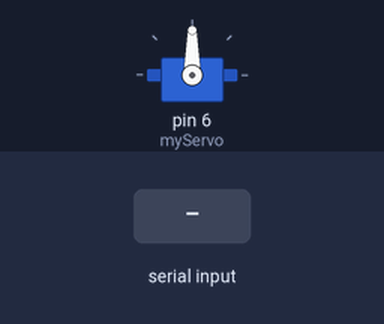
Bench run of a sketch on a simulated Arduino Uno, built with avr-gcc and run on an emulated ATmega328P. Parts: servo. The inputs (shaded band) are chosen by the test bench. What the sketch prints to the serial monitor is not drawn.

Above: at 1.2 s.
1.3 s: "30,150\n" received over Serial
At 3.5 s:
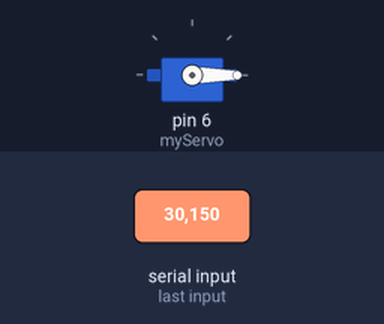
3.8 s: "90,45\n" received over Serial
At 4.1 s:
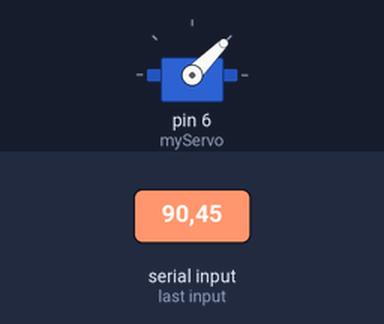
6.3 s: "200\n" received over Serial
At 6.7 s:
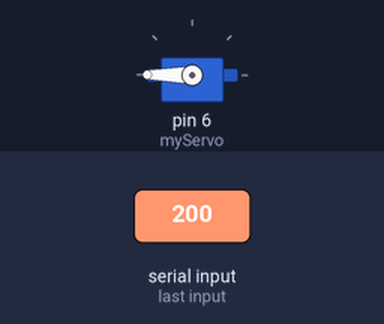
Timing chart, 0 to 9.3 s (numbered marks = the images above; inputs shaded):
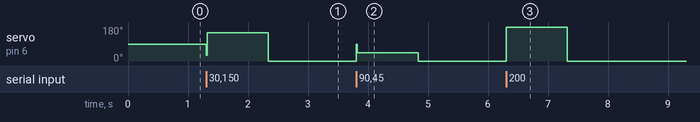

The sketch:

sketch_sep5a.ino
```cpp
/* 舵机相关函数：
   Servo.attach(pin)   告知Arduino舵机的数据线连接在哪一个引脚上
   Servo.write(0-180)  将舵机轴旋转到相应的角度位置
   Servo.read()        获取当前舵机轴角度信息
   Servo.attached()    检查某一个舵机对象是否连接在开发板引脚上，判断舵机参数是否已发送到舵机所在接口
   Servo.deattach()    将舵机对象与Arduino开发板断开连接，该接口（9或者10接口）可继续被用作PWM接口
*/

/*方法一：使用Arduino自带的Servo函数及其语句
#include<Servo.h>//库头文件
int pos=0;   //定义角度存储器
Servo servo_3;  //定义舵机引脚名

void setup()
{
  servo_3.attach(3,500,2500);  //定义引脚，后的500和2500可省略
}

void loop()
{
  //以1度的步长将舵机从0度扫描到180度
  for(pos=0;pos<=180;pos+=1)
  {//告诉伺服转到变量“pos”中的位置
   servo_3.write(pos);
   delay(15);//等待15ms让伺服到达该位置
  }
  for(pos=180;pos>=0;pos-=1)
  {
    servo_3.write(pos);//告诉伺服转到变量“pos”中的位置
    delay(15);//等待15ms让伺服到达该位置
  }
}
*/

/*  函数如下：
   digitalWrite()          将数字引脚写HIGH或LOW
   delayMicroseconds(us)   与delay（）函数都可用于暂停程序运行，不同在于参数单位是微秒
   pinMode()               将引脚设置成三种不同的模式
   Serial(串行通讯)函数
   Serial.begin(speed)     设置电脑与Arduino进行串口通讯时的数据传输速率（每秒传输字节数，long(长整型数据)）,无返回值，
   Serial.println(val)      以人类可读的ASCII码形式向串口发送数据，类似print（）指令，但是有换行，其中val是要发送的数据（任何数据类型）
   Serial.read()            从设备接收到的数据中读取一个字节的数据
   Serial.print()           以人类可读的ASCII码形式向串口发送数据1
  */
//方法二：通过Arduino的普通数字传感器接口产生占空比不同的方波，模拟产生PWM信号进行舵机定位
//此程序让舵机转动到用户输入数字所对应的角度数的位置，并将角度打印显示到屏幕上
/*int servopin=3;//定义数字接口3连接伺服舵机信号线
int myangle;//定义角度变量
int pulsewidth;//定义脉宽变量
int val;

void servopulse(int servopin,int myangle)//定义一个脉冲函数
{
  pulsewidth=(myangle*11)+500;//将角度转化为500-2480的脉宽值
  digitalWrite(servopin,HIGH);//将舵机接口电平置高
  delayMicroseconds(pulsewidth);//延时脉宽值的微秒数
  digitalWrite(servopin,LOW);//将舵机接口电平置低
  delay(20-pulsewidth/1000);
}


void setup()
{
  pinMode(servopin,OUTPUT);//设定舵机接口为输出接口
  Serial.begin(9600);//连接到串行接口，波特率为9600
  Serial.println("servo=o_seral_simple ready");
}

void loop()//将0到9的数转化为0到180角度，并让LED闪烁相应数的次数
{
  val=Serial.read();//读取串行端口的值
  if(val>='0'&&val<='9')
  {
    val=val-'0';//将特征量转化为数值变量
    val=val*(180/9);//将数字转化为角度
    Serial.print("moving servo to ");
    Serial.print(val,DEC);//附加参数来指定数据的格式，DEC-十进制
    Serial.println();
    for(int i=0;i<=50;i++)//给予舵机足够的时间让他转到指定角度
    {
      servopulse(servopin,val);//引用脉冲函数
    }
  }
}*/


//方法三
#include <Servo.h>
Servo myServo;//创建Servo对象myServo
int dataIndex=0;  //创建整数型变量，存储输入数据序列号
void setup()
{
  myServo.attach(6);
  Serial.begin(9600);
  Serial.println("Please input serial data ");

}
void loop()
{
  if(Serial.available()>0)
  {
    dataIndex++;//处理数据序列号并通过串口监视器显示
    Serial.print("dataIndex= ");
    Serial.print(dataIndex);
    Serial.print(",");

    int pos=Serial.parseInt();//解析串口数据中的整数信息并赋值给变量pos
    Serial.print("Set servo position: ");
    Serial.println(pos);//通过串口监视器显示变量pos数值
    myServo.write(pos);//使用pos变量数值设置伺服电机
    delay(15);


  }
}
```

Measured:
- after the input at 1.3 s, servo on pin 6 (myServo): 90° → 150° at once, → 0° 1.0 s later
- after the input at 3.8 s, servo on pin 6 (myServo): 0° → 45° at once, → 0° 1.0 s later
- after the input at 6.3 s, servo on pin 6 (myServo): 0° → 180° at once, → 0° 1.0 s later
